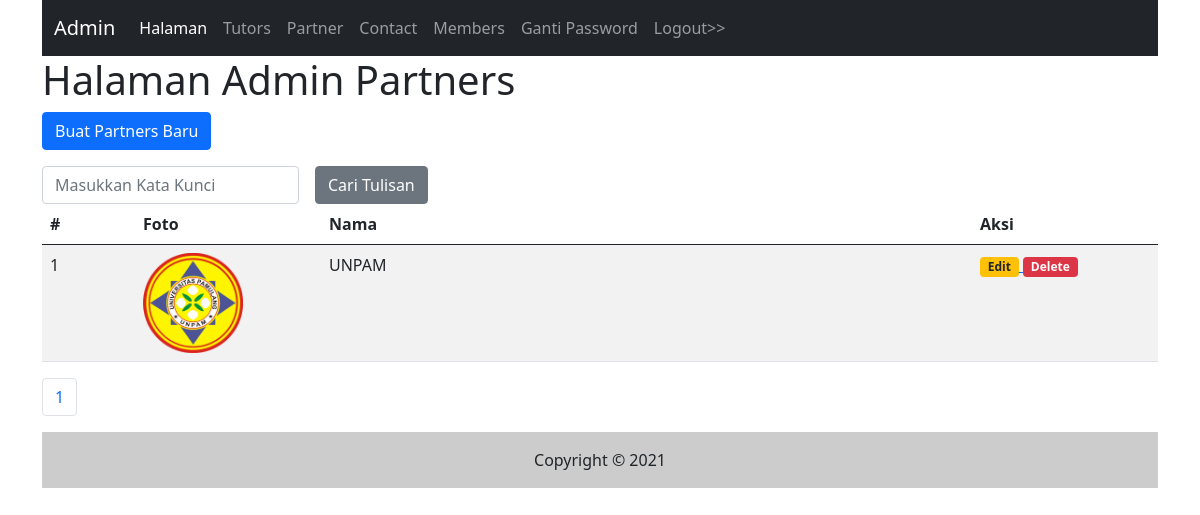
The app's page /admin/partners.php (signed in) with its own data.
### tables this page shows
CREATE TABLE `partners` (
  `id` int(11) NOT NULL,
  `nama` varchar(255) NOT NULL,
  `foto` varchar(255) NOT NULL,
  `isi` text NOT NULL,
  `tgl_isi` timestamp NOT NULL DEFAULT current_timestamp()
);

### inc/inc_fungsi.php (called while the page is built, shortened)
<?php
function partners_foto($id){
    global $koneksi;
    $sql1   = "select * from partners where id = '$id'";
    $q1     = mysqli_query($koneksi,$sql1);
    $r1     = mysqli_fetch_array($q1);
    $foto   = $r1['foto'];
    if($foto){
        return $foto;
    }else{
        return 'partners_default_picture.png';
    }
}

### admin/partners.php (the view, shortened to what this page needs)
<?php include("inc_header.php") ?>
<?php
$katakunci = (isset($_GET['katakunci'])) ? $_GET['katakunci'] : "";
?>
<h1>Halaman Admin Partners</h1>
<p>
    <a href="partners_input.php">
        <input type="button" class="btn btn-primary" value="Buat Partners Baru" />
    </a>
</p>
<form class="row g-3" method="get">
    <div class="col-auto">
        <input type="text" class="form-control" placeholder="Masukkan Kata Kunci" name="katakunci" value="<?php echo $katakunci ?>" />
    </div>
    <div class="col-auto">
        <input type="submit" name="cari" value="Cari Tulisan" class="btn btn-secondary" />
    </div>
</form>
<table class="table table-striped">
    <thead>
        <tr>
            <th class="col-1">#</th>
            <th class="col-2">Foto</th>
            <th>Nama</th>
            <th class="col-2">Aksi</th>
        </tr>
    </thead>
    <tbody>
        <?php
        $sqltambahan = "";
        $per_halaman = 5;
        $sql1   = "select * from partners $sqltambahan";
        $page   = isset($_GET['page'])?(int)$_GET['page']:1;
        $mulai  = ($page > 1) ? ($page * $per_halaman) - $per_halaman : 0;
        $q1     = mysqli_query($koneksi,$sql1);
        $total  = mysqli_num_rows($q1);
        $pages  = ceil($total / $per_halaman);
        $nomor  = $mulai + 1;
        $sql1   = $sql1." order by id desc limit $mulai,$per_halaman";
        $q1     = mysqli_query($koneksi, $sql1);
        while ($r1 = mysqli_fetch_array($q1)) {
        ?>
            <tr>
                <td><?php echo $nomor++ ?></td>
                <td><img src="../gambar/<?php echo partners_foto($r1['id'])?>" style="max-height:100px;max-width:100px"/></td>
                <td><?php echo $r1['nama'] ?></td>
                <td>
                    <a href="partners_input.php?id=<?php echo $r1['id']?>">
                        <span class="badge bg-warning text-dark">Edit</span>
                    </a>
                    <a href="partners.php?op=delete&id=<?php echo $r1['id'] ?>" onclick="return confirm('Apakah yakin mau hapus data bro?')">
                        <span class="badge bg-danger">Delete</span>
                    </a>
                </td>
            </tr>
        <?php
        }
        ?>
    </tbody>
</table>
<nav aria-label="Page navigation example">
    <ul class="pagination">
        <?php
        $cari = isset($_GET['cari'])? $_GET['cari'] : "";
        for($i=1; $i <= $pages; $i++){
            ?>
            <li class="page-item">
                <a class="page-link" href="partners.php?katakunci=<?php echo $katakunci?>&cari=<?php echo $cari?>&page=<?php echo $i ?>"><?php echo $i ?></a>
            </li>
            <?php
        }
        ?>
    </ul>
</nav>
<?php include("inc_footer.php") ?>

### records on screen
partners: id+foto (picture), nama "UNPAM"
